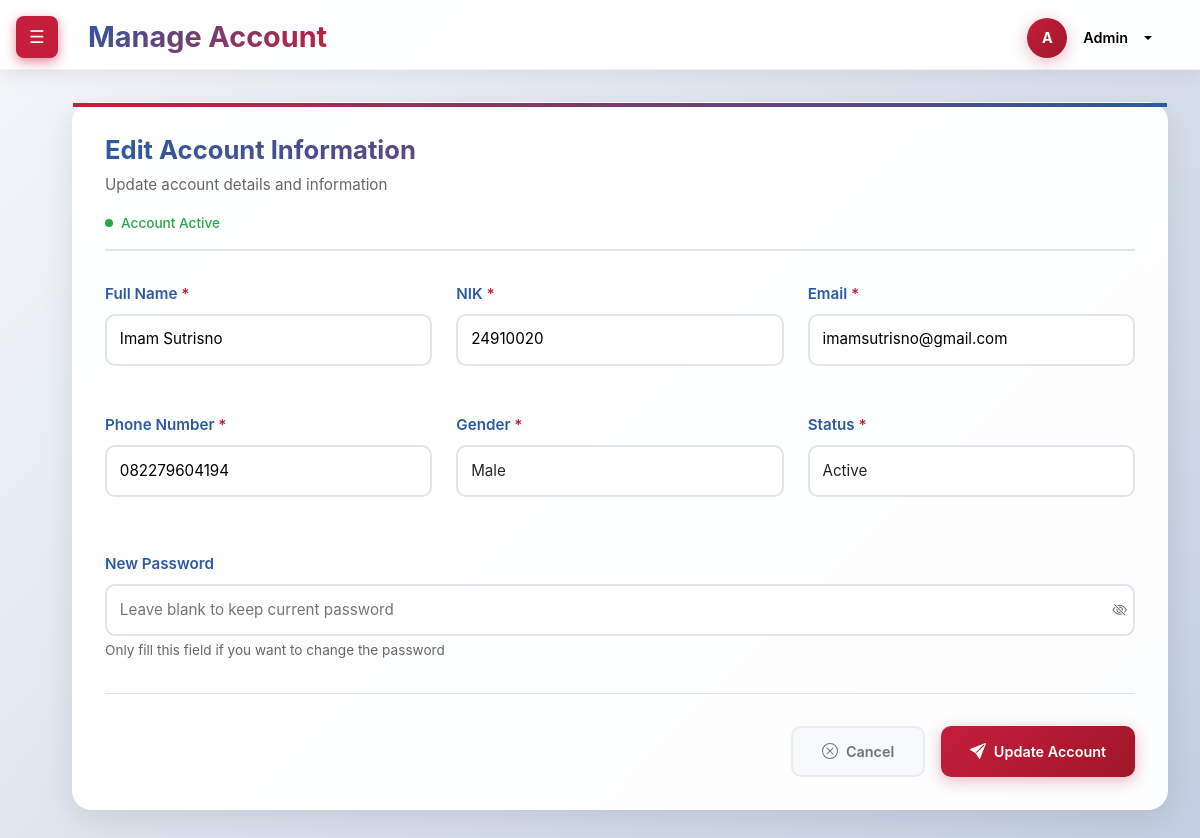
Screenshot of /admin/editdata.php?id=2 (signed in) with the database file from the repository.
### tables this page shows
CREATE TABLE `users` (
  `id` int NOT NULL,
  `name` varchar(100) NOT NULL,
  `nik` varchar(20) NOT NULL,
  `phone` varchar(20) DEFAULT NULL,
  `email` varchar(100) NOT NULL,
  `gender` enum('male','female') DEFAULT NULL,
  `profile_photo` varchar(255) DEFAULT NULL,
  `status` enum('Active','Inactive') DEFAULT 'Active',
  `password` varchar(255) NOT NULL,
  `role` enum('admin','manager','employee') DEFAULT 'employee',
  `created_at` timestamp NULL DEFAULT CURRENT_TIMESTAMP,
  `updated_at` timestamp NULL DEFAULT CURRENT_TIMESTAMP ON UPDATE CURRENT_TIMESTAMP
);

### admin/editdata.php (the view, shortened to what this page needs)
<?php
require '../config.php';
$id = isset($_GET['id']) ? (int) $_GET['id'] : 0;
$sql = "SELECT * FROM users WHERE id = ?";
$stmt = $conn->prepare($sql);
$stmt->bind_param("i", $id);
$stmt->execute();
$result = $stmt->get_result();
$user = $result->fetch_assoc();
?>
<!DOCTYPE html>
<html lang="id">
<head>
    <link href="https://cdnjs.cloudflare.com/ajax/libs/bootstrap/5.3.0/css/bootstrap.min.css" rel="stylesheet">
    <link href="https://cdnjs.cloudflare.com/ajax/libs/bootstrap-icons/1.10.0/font/bootstrap-icons.min.css" rel="stylesheet">
    <link href="https://cdnjs.cloudflare.com/ajax/libs/font-awesome/6.4.0/css/all.min.css" rel="stylesheet">
    <link rel="stylesheet" href="../css/admin/style-editdata.css" />
</head>
<body>
    <button class="toggle-burger" id="burgerBtn" onclick="toggleSidebar()"></button>
    <div class="dashboard-container">
        <main class="main-content" id="mainContent">
        <header class="header">
            <div>
            <h1 class="header-title">Manage Account</h1>
            </div>
            <div class="d-flex align-items-center">
                        <div class="dropdown">
                            <button class="btn btn-link dropdown-toggle text-decoration-none d-flex align-items-center" type="button" data-bs-toggle="dropdown" aria-expanded="false">
                                <div class="user-avatar me-2">A</div>
                                <span class="fw-semibold" style= "color: #000000;">Admin</span>
                            </button>
                        </div>
                    </div>
                </header>
            <div class="content">
                <div class="edit-form-container">
                    <div class="form-header">
                        <h2 class="form-title">Edit Account Information</h2>
                        <p class="form-subtitle">Update account details and information</p>
                        <div class="status-indicator">
                            <?php
                            $isActive = ($user['status'] === 'Active');
                            $dotColor = $isActive ? '#28a745' : '#dc3545';
                            $textColor = $isActive ? '#28a745' : '#dc3545';
                            ?>
                            <div class="status-dot" style="background-color: <?php echo $dotColor; ?>"></div>
                            <span class="status-text" style="color: <?php echo $textColor; ?>">
                                Account <?php echo $user['status']; ?>
                            </span>
                        </div>
                    </div>
                    <form id="editAccountForm" method="POST" action="editdata.php?id=<?= $id ?>">
                        <div class="form-grid">
                            <div class="form-group">
                                <label for="name" class="form-label required">Full Name</label>
                                <input type="text" id="name" name="name" class="form-input" value="<?php echo htmlspecialchars($user['name']); ?>" required>
                            </div>
                            <div class="form-group">
                                <label for="nik" class="form-label required">NIK</label>
                                <input type="text" id="nik" name="nik" class="form-input" value="<?php echo htmlspecialchars($user['nik']); ?>" required maxlength="16">
                            </div>
                            <div class="form-group">
                                <label for="email" class="form-label required">Email</label>
                                <input type="email" id="email" name="email" class="form-input" value="<?php echo htmlspecialchars($user['email']); ?>" required>
                            </div>
                            <div class="form-group">
                                <label for="phone" class="form-label required">Phone Number</label>
                                <input type="tel" id="phone" name="phone" class="form-input" value="<?php echo htmlspecialchars($user['phone']); ?>" required>
                            </div>
                            <div class="form-group">
                                <label for="gender" class="form-label required">Gender</label>
                                <select id="gender" name="gender" class="form-select" required>
                                    <option value="male" <?php echo (!empty($user['gender']) && strtolower($user['gender']) === 'male') ? 'selected' : ''; ?>>Male</option>
                                </select>
                            </div>
                            <div class="form-group">
                                <label for="status" class="form-label required">Status</label>
                                <select id="status" name="status" class="form-select" required>
                                    <option value="active" <?php echo ($user['status'] === 'active') ? 'selected' : ''; ?>>Active</option>
                                </select>
                            </div>
                        </div>
                        <div class="form-group">
                            <label for="password" class="form-label">New Password</label>
                            <div class="password-field position-relative">
                                <input type="password" id="password" name="password" class="form-input pe-5" placeholder="Leave blank to keep current password">
                                <button type="button" class="btn btn-link position-absolute end-0 top-50 translate-middle-y text-muted px-2"
                                        onclick="togglePasswordVisibility('password')" tabindex="-1">
                                    <i class="bi bi-eye-slash" id="togglePassword"></i>
                                </button>
                            </div>
                            <small style="color: #666; font-size: 0.85rem; margin-top: 0.25rem; display: block;">
                                Only fill this field if you want to change the password
                            </small>
                        </div>
                        <div class="form-actions">
                            <button type="button" class="btn btn-secondary" onclick="cancelEdit()">
                                Cancel
                            </button>
                            <button type="submit" class="btn btn-primary" onclick="showSuccessNotification()">
                                Update Account
                            </button>
                        </div>
                    </form>
                </div>
            </div>
            </main>
    </body>
</html>

### rows the page displays
users: status "Active", name "Imam Sutrisno", nik "24910020", email "imamsutrisno@gmail.com", phone "082279604194", gender "Male"
